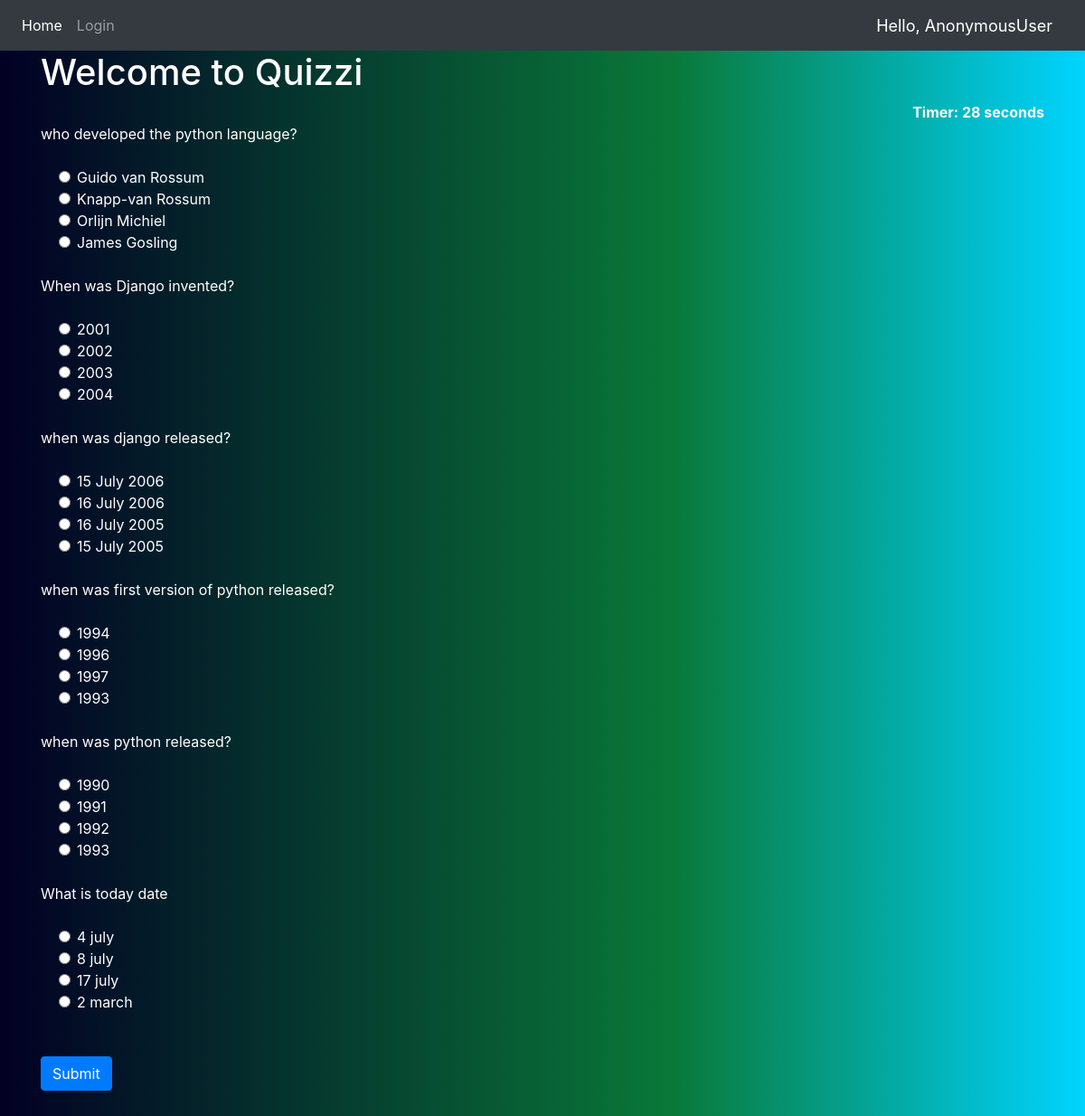
Before: /home/ with the older database file.
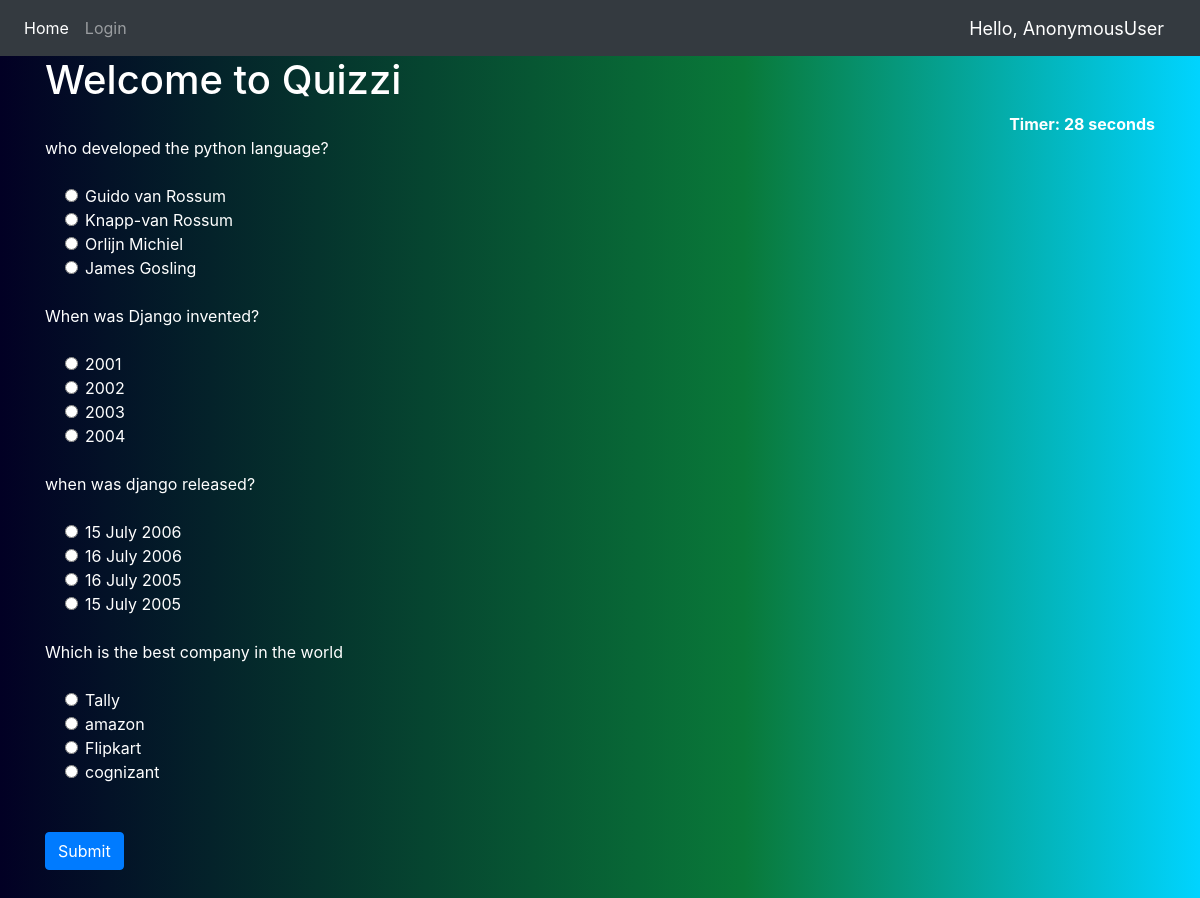
After: the same page with the newer database file.
### Quiz/models.py (models this page shows, shortened)
class QuesModel(models.Model):
    question = models.CharField(max_length=200, null=True)
    op1 = models.CharField(max_length=200, null=True)
    op2 = models.CharField(max_length=200, null=True)
    op3 = models.CharField(max_length=200, null=True)
    op4 = models.CharField(max_length=200, null=True)
    ans = models.CharField(max_length=200, null=True)

### Quiz/views.py (the view)
# urls.py: 2. Add a URL to urlpatterns:  path('', views.home, name='home')
def home(request):
    scores = 0
    if request.method == 'POST':
        if not request.user.is_authenticated:
            return HttpResponse("User is not logged in :)")
        print(request.POST, "hello sanchit")
        questions = QuesModel.objects.all()
        score = 0
        wrong = 0
        correct = 0
        total = 0
        for q in questions:
            total += 1
            print(request.POST.get(q.question))
            print(q.ans)
            print()
            if q.ans == request.POST.get(q.question):
                score += 10
                correct += 1
            else:
                wrong += 1
        percent = score / (total * 10) * 100
        scores = int(percent)
        context = {
            'score': score,
            'time': request.POST.get('timer'),
            'correct': correct,
            'wrong': wrong,
            'percent': percent,
            'total': total
        }
        Data = {
            'user': request.user.username,
            'score': scores,
            'isTestGiven': True,
        }
        Serializer = scoreSerializer(data=Data)
        if Serializer.is_valid():
            print("valid")
            Serializer.save()
        else:
            print("error command", Serializer.errors)
            return HttpResponse(Serializer.errors)
        return render(request, 'Quiz/result.html', context)
    else:
        questions = QuesModel.objects.all()
        context = {
            'questions': questions
        }
        return render(request, 'Quiz/home.html', context)

### Quiz/templates/Quiz/home.html (shortened to what this page needs)
{% extends 'Quiz/dependencies.html' %}
{% block content %}
{% load static %}
<div class="container ">
<h1>Welcome to Quizzi</h1>
<div align="right " id="displaytimer"><b>Timer: 0 seconds</b></div>
 <form method='post' action=''>
    {% for q  in questions%}
    <div class="form-group">
      <label for="question">{{q.question}}</label>
    </div>
    <div class="form-check">
        <div class="form-check">
            <input class="form-check-input" type="radio" name="{{q.question}}" id="gridRadios1" value="option1" >
            <label class="form-check-label" for="gridRadios1">
                {{q.op1}}
            </label>
        </div>
        <div class="form-check">
            <input class="form-check-input" type="radio" name="{{q.question}}" id="gridRadios2" value="option2">
            <label class="form-check-label" for="gridRadios2">
                {{q.op2}}
            </label>
        </div>
        <div class="form-check">
            <input class="form-check-input" type="radio" name="{{q.question}}" id="gridRadios1" value="option3">
            <label class="form-check-label" for="gridRadios1">
                {{q.op3}}
            </label>
        </div>
        <div class="form-check">
            <input class="form-check-input" type="radio" name="{{q.question}}" id="gridRadios2" value="option4">
            <label class="form-check-label" for="gridRadios2">
                {{q.op4}}
            </label>
        </div>
        <br>
    </div>
    {% endfor %}
    <br>
    <button type="submit" class="btn btn-primary" id = "submissionOver">Submit</button>
  </form>
</div>
{% endblock %}

### Quiz/templates/Quiz/dependencies.html (shortened to what this page needs)
{% load static %}
<html>
    <head>
        <link rel="stylesheet" href="https://stackpath.bootstrapcdn.com/bootstrap/4.5.0/css/bootstrap.min.css">
    </head>
    <body>
        {% include 'Quiz/navbar.html' %}
        {% block content %}
        {% endblock %}
        <br>
    </body>
</html>

### Quiz/templates/Quiz/navbar.html (shortened to what this page needs)
{% load static %}
  <nav class="navbar navbar-expand-lg navbar-dark bg-dark" >
  <div class="collapse navbar-collapse" id="navbarNav">
    <ul class="navbar-nav">
      <li class="nav-item active">
        <a class="nav-link" href="{% url 'ss' %}">Home</a>
      </li>
      <li class="nav-item">
        {% if not request.user.is_authenticated %}
        <a class="nav-link" href="{% url 'login' %}">Login</a>
        {% endif %}
      </li>
    </ul>
  </div>
  <span class="greet">Hello, {{request.user}}</span>
</nav>

### Quiz/templates/Quiz/navbar.html (style rules this page uses)
body { background: rgb(2,0,36); background: linear-gradient(90deg, rgba(2,0,36,1) 0%, rgba(9,121,57,1) 62%, rgba(0,212,255,1) 100%); color: white; }
.greet { font-size: 18px; color: #fff; margin-right: 20px; }

Changed rows visible on the page:
removed QuesModel: question "when was first version of python released?", op1 "1994", op2 "1996", op3 "1997", op4 "1993"
removed QuesModel: question "when was python released?", op1 "1990", op2 "1991", op3 "1992", op4 "1993"
removed QuesModel: question "What is today date", op1 "4 july", op2 "8 july", op3 "17 july", op4 "2 march"
added QuesModel: question "Which is the best company in the world", op1 "Tally", op2 "amazon", op3 "Flipkart", op4 "cognizant"
